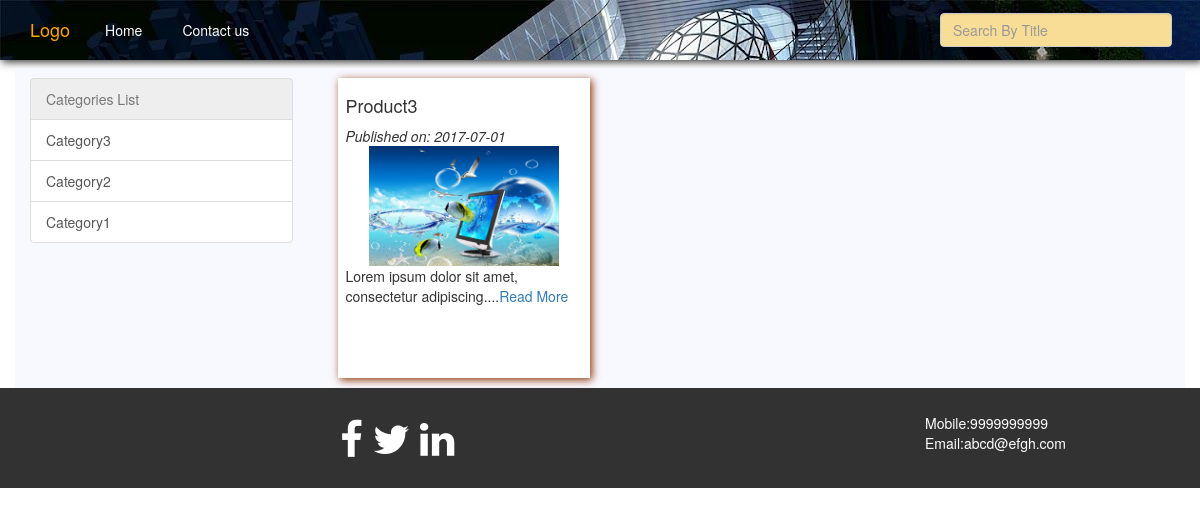
Screenshot of /decotechcrafts/category.php?id=3 with the database file from the repository.
### tables this page shows
CREATE TABLE `categories` (
  `category_id` int(11) NOT NULL,
  `category_name` varchar(200) NOT NULL
);

CREATE TABLE `posts` (
  `post_id` int(11) NOT NULL,
  `post_title` varchar(200) NOT NULL,
  `post_content` text NOT NULL,
  `post_image` varchar(200) NOT NULL,
  `post_date` date NOT NULL,
  `category_id` int(10) UNSIGNED NOT NULL
);

### decotechcrafts/category.php (the view)
<!DOCTYPE html>
<html>
    <?php include('headerfiles.php'); ?>
<body>
	<?php include('navbar.php'); ?>
	<div class="container">
	<div class="row">
	<div class="col-sm-3" >
	    <div class="list-group">
            <a href="#" class="list-group-item disabled">Categories List</a>
			<?php
    	        include("includes/connect.php");
		        $select1 = $con->query("select * from categories order by 1 DESC");
		        if($select1->num_rows>0)
		        	while($row1 = $select1->fetch_assoc()) {
				    $category_name = $row1['category_name'];
					$category_id = $row1['category_id'];
				?>
                <a href="category.php?id=<?php echo $category_id;?>" class="list-group-item" id='category-item'><?php echo $category_name; ?></a>
			   <?php }; ?>
       </div>
    </div>
	<div class="col-sm-9">
	<?php
    	include("includes/connect.php");
		$category_id=$_GET['id'];
		$select = $con->query("select * from posts WHERE category_id='$category_id' order by 1 DESC");
		if($select->num_rows>0)
			while($row = $select->fetch_assoc()) {
				$content = substr($row['post_content'],0,50);
				?>
				<div class="col-md-4">
				<div id="box">
				<h4><?php echo $row['post_title'];?></h4>
				<i>Published on: <?php echo $row['post_date'];?></i>
				<center><img src="admin/uploads/<?php echo $row['post_image'];?>" id="box_img"></center>
				<p><?php echo $content."....";?><a href="readmore.php?id=<?php echo $row['post_id'];?>">Read More</a></p>
				</div>
				</div>
				<?php
		    };
	?>
	</div>
	</div>
	</div>
	<?php include"footer.php";?>
</body>
</html>

### decotechcrafts/main.css (style rules this page uses)
#box { margin-top:10px; margin-bottom:10px; height:300px; border:1px light gray; padding:8px; box-shadow:2px 2px 8px rgb(140,51,0); overflow:hidden; background:white; }
.list-group { margin-top:10px; }
#category-item { transition:0.5s; }
#box_img { width:190px; height:120px; }
.container { background:ghostwhite; }

### rows the page displays
categories: category_name "Category3"
categories: category_name "Category2"
categories: category_name "Category1"
posts: post_title "Product3", post_date "2017-07-01", post_image (picture), post_content "Lorem ipsum dolor sit amet, consectetur adipiscing"
